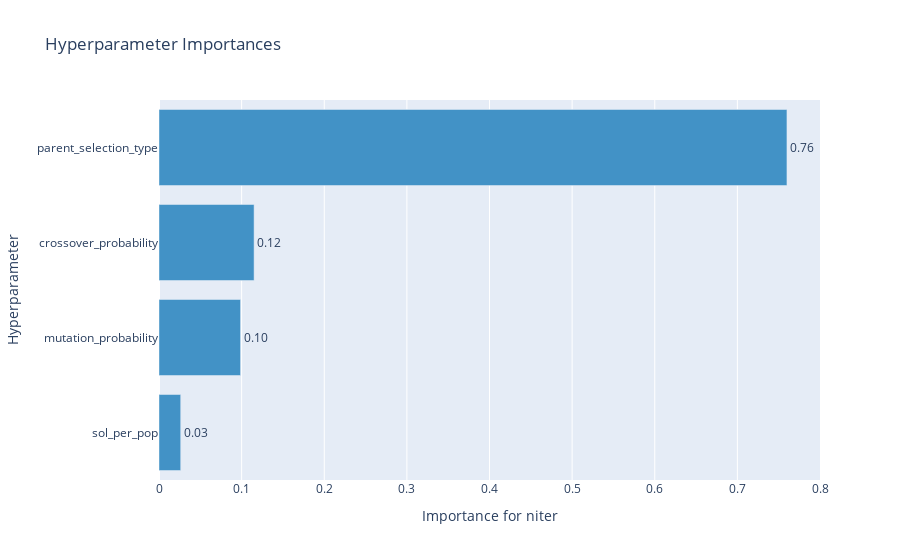

The code cell stored with this chart in its notebook:
### Code cell
optuna.visualization.plot_param_importances(study, target=lambda t: t.values[0], target_name="niter")

### Figure 1 — Plotly figure (JSON) as saved in the notebook; plotly's stock layout.template omitted (floating-point values rounded to 4 significant figures)
{"data": [{"cliponaxis": false, "hovertemplate": ["sol_per_pop (IntDistribution): 0.0262472352195065<extra></extra>", "mutation_probability (FloatDistribution): 0.09868884057341605<extra></extra>", "crossover_probability (FloatDistribution): 0.115078242454353<extra></extra>", "parent_selection_type (CategoricalDistribution): 0.7599856817527245<extra></extra>"], "marker": {"color": "rgb(66,146,198)"}, "orientation": "h", "text": ["0.03", "0.10", "0.12", "0.76"], "textposition": "outside", "type": "bar", "x": [0.02625, 0.09869, 0.1151, 0.76], "y": ["sol_per_pop", "mutation_probability", "crossover_probability", "parent_selection_type"]}], "layout": {"showlegend": false, "title": {"text": "Hyperparameter Importances"}, "xaxis": {"title": {"text": "Importance for niter"}}, "yaxis": {"title": {"text": "Hyperparameter"}}}}
